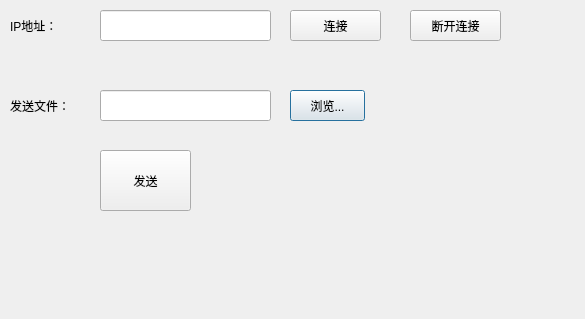
<?xml version="1.0" encoding="UTF-8"?>
<ui version="4.0">
 <class>Dialog</class>
 <widget class="QDialog" name="Dialog">
  <property name="geometry">
   <rect>
    <x>0</x>
    <y>0</y>
    <width>585</width>
    <height>319</height>
   </rect>
  </property>
  <property name="windowTitle">
   <string>Dialog</string>
  </property>
  <widget class="QLineEdit" name="lineEdit_2">
   <property name="geometry">
    <rect>
     <x>100</x>
     <y>90</y>
     <width>171</width>
     <height>31</height>
    </rect>
   </property>
  </widget>
  <widget class="QPushButton" name="pushButton">
   <property name="geometry">
    <rect>
     <x>290</x>
     <y>90</y>
     <width>75</width>
     <height>31</height>
    </rect>
   </property>
   <property name="text">
    <string>浏览...</string>
   </property>
  </widget>
  <widget class="QPushButton" name="pushButton_send">
   <property name="geometry">
    <rect>
     <x>100</x>
     <y>150</y>
     <width>91</width>
     <height>61</height>
    </rect>
   </property>
   <property name="text">
    <string>发送</string>
   </property>
  </widget>
  <widget class="QLineEdit" name="lineEdit">
   <property name="geometry">
    <rect>
     <x>100</x>
     <y>10</y>
     <width>171</width>
     <height>31</height>
    </rect>
   </property>
  </widget>
  <widget class="QPushButton" name="pushButton_conect">
   <property name="geometry">
    <rect>
     <x>290</x>
     <y>10</y>
     <width>91</width>
     <height>31</height>
    </rect>
   </property>
   <property name="text">
    <string>连接</string>
   </property>
  </widget>
  <widget class="QPushButton" name="pushButton_disconect">
   <property name="geometry">
    <rect>
     <x>410</x>
     <y>10</y>
     <width>91</width>
     <height>31</height>
    </rect>
   </property>
   <property name="text">
    <string>断开连接</string>
   </property>
  </widget>
  <widget class="QLabel" name="label_2">
   <property name="geometry">
    <rect>
     <x>10</x>
     <y>10</y>
     <width>71</width>
     <height>31</height>
    </rect>
   </property>
   <property name="text">
    <string>IP地址：</string>
   </property>
  </widget>
  <widget class="QLabel" name="label_3">
   <property name="geometry">
    <rect>
     <x>10</x>
     <y>90</y>
     <width>71</width>
     <height>31</height>
    </rect>
   </property>
   <property name="text">
    <string>发送文件：</string>
   </property>
  </widget>
 </widget>
 <layoutdefault spacing="6" margin="11"/>
 <resources/>
 <connections/>
</ui>
